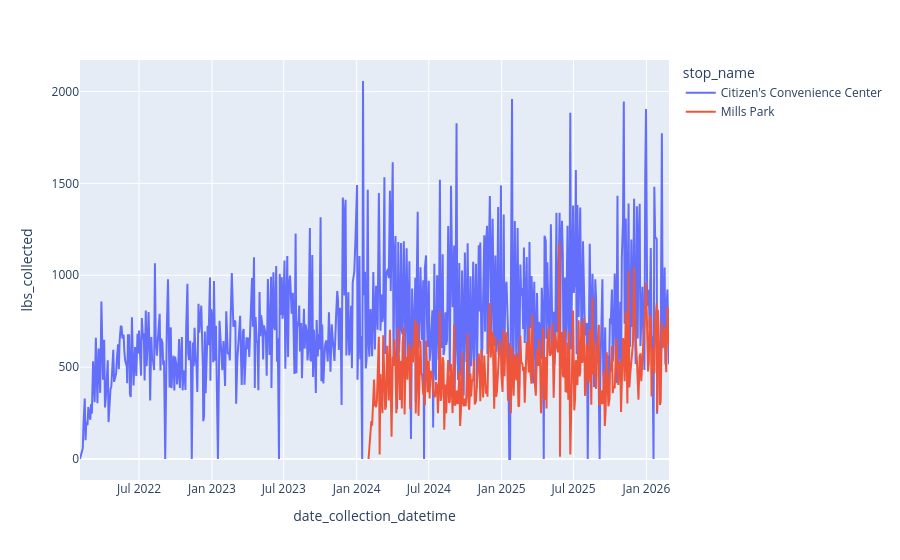

Here is the notebook cell this chart was saved with:
### Markdown cell above
Now that that's removed, let's look at our chart again

### Code cell
df_cleaner_lineplot_by_stop = px.line(df_cleaner, x='date_collection_datetime', y='lbs_collected', color='stop_name')
df_cleaner_lineplot_by_stop.show()

### Figure 1 — Plotly figure (JSON) as saved in the notebook; plotly's stock layout.template omitted (floating-point values rounded to 4 significant figures; data arrays with more than 128 entries replaced by an {"elided": "..."} marker saying what was removed)
{"data": [{"hovertemplate": "stop_name=Citizen's Convenience Center<br>date_collection_datetime=%{x}<br>lbs_collected=%{y}<extra></extra>", "legendgroup": "Citizen's Convenience Center", "line": {"color": "#636efa", "dash": "solid"}, "marker": {"symbol": "circle"}, "mode": "lines", "name": "Citizen's Convenience Center", "orientation": "v", "showlegend": true, "type": "scatter", "x": {"elided": "631 str values"}, "xaxis": "x", "y": {"elided": "631 float values"}, "yaxis": "y"}, {"hovertemplate": "stop_name=Mills Park<br>date_collection_datetime=%{x}<br>lbs_collected=%{y}<extra></extra>", "legendgroup": "Mills Park", "line": {"color": "#EF553B", "dash": "solid"}, "marker": {"symbol": "circle"}, "mode": "lines", "name": "Mills Park", "orientation": "v", "showlegend": true, "type": "scatter", "x": {"elided": "324 str values"}, "xaxis": "x", "y": {"elided": "324 float values"}, "yaxis": "y"}], "layout": {"legend": {"title": {"text": "stop_name"}, "tracegroupgap": 0}, "margin": {"t": 60}, "xaxis": {"anchor": "y", "domain": [0, 1], "title": {"text": "date_collection_datetime"}}, "yaxis": {"anchor": "x", "domain": [0, 1], "title": {"text": "lbs_collected"}}}}
